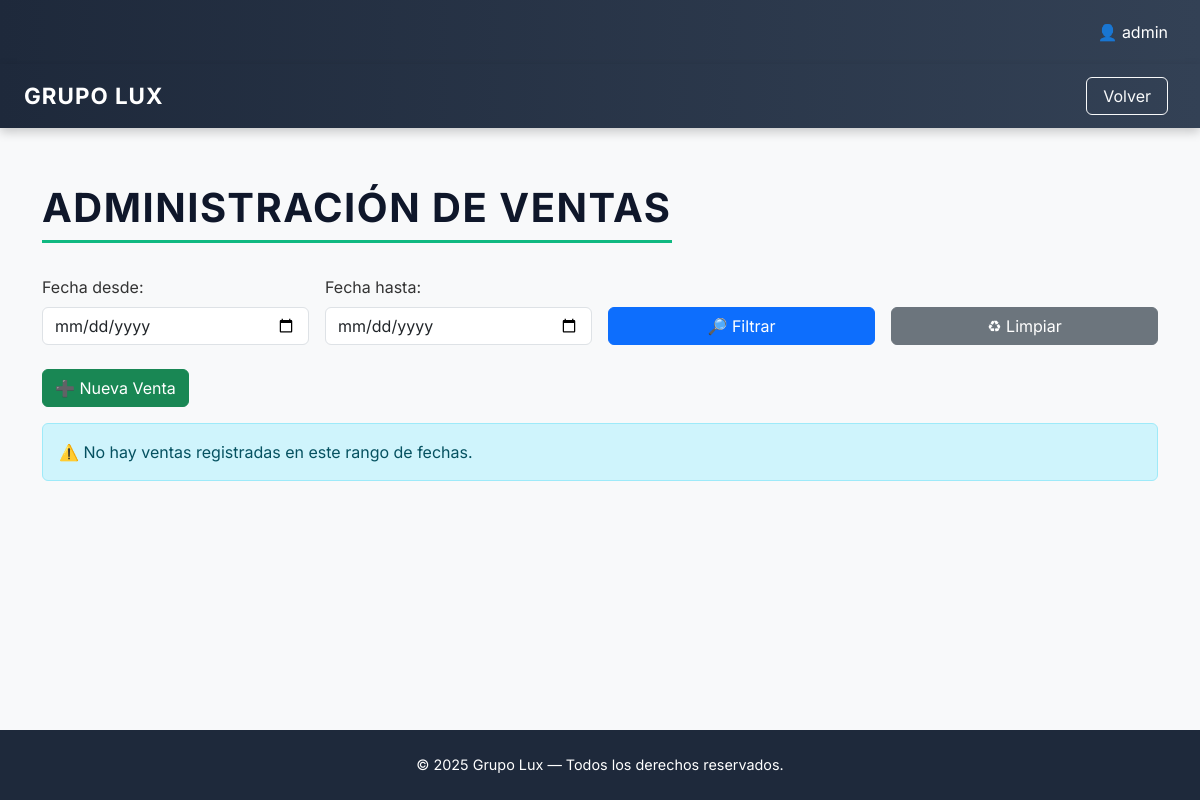
The app's page /farmacia/ventas/ventas_listar.php (signed in), older data.
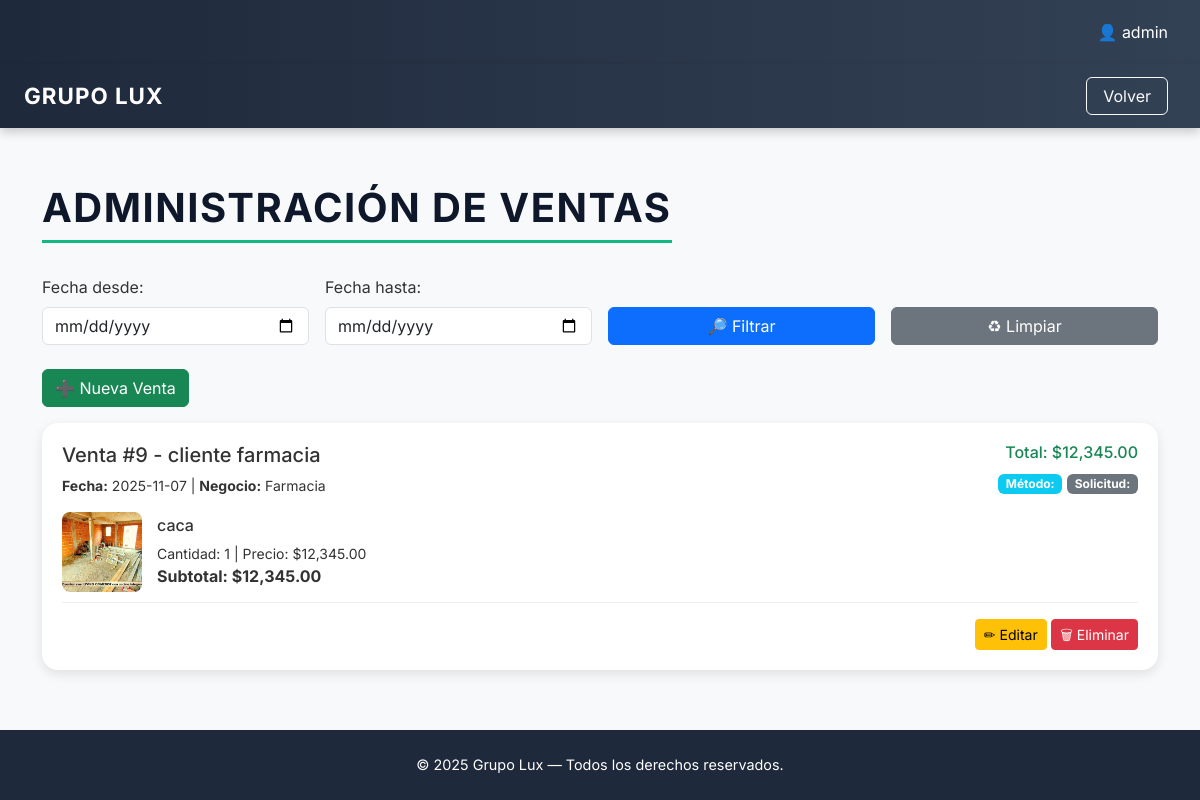
The same page, newer data.
### tables this page shows
CREATE TABLE `ventas` (
  `id_venta` int(11) NOT NULL,
  `id_negocio` int(11) DEFAULT NULL,
  `id_usuario` int(11) DEFAULT NULL,
  `fecha` date DEFAULT NULL,
  `total` varchar(255) DEFAULT NULL,
  `metodo_pago` varchar(255) DEFAULT NULL,
  `solicitud` varchar(255) DEFAULT NULL
);

CREATE TABLE `negocios` (
  `id_negocio` int(11) NOT NULL,
  `nombre` varchar(255) DEFAULT NULL,
  `descripcion` text DEFAULT NULL
);

CREATE TABLE `ventas_detalle` (
  `id_detalle` int(11) NOT NULL,
  `id_venta` int(11) NOT NULL,
  `id_producto` int(11) NOT NULL,
  `cantidad` int(11) NOT NULL DEFAULT 1,
  `precio_unitario` decimal(10,2) NOT NULL,
  `subtotal` double NOT NULL DEFAULT 0
);

CREATE TABLE `productos` (
  `id_producto` int(11) NOT NULL,
  `id_negocio` int(11) DEFAULT NULL,
  `nombre` varchar(255) DEFAULT NULL,
  `descripcion` text DEFAULT NULL,
  `precio` varchar(255) DEFAULT NULL,
  `stock` int(11) DEFAULT NULL,
  `categoria` varchar(255) DEFAULT NULL
);

### farmacia/ventas/ventas_listar.php (the view, shortened to what the changed rows need)
<?php
include("../../backend/conexion.php");
function resolveImageUrl($ruta) {
    if (preg_match('#^(https?:)?//#i', $ruta) || stripos($ruta, 'http') === 0) return $ruta;
    return 'https://via.placeholder.com/80';
}
$id_negocio = 3;
$sql = "SELECT v.id_venta, v.fecha, v.total, v.metodo_pago, v.solicitud,
               n.nombre AS negocio,
               CONCAT(u.nombre, ' ', u.apellido) AS usuario
        FROM ventas v
        LEFT JOIN negocios n ON v.id_negocio = n.id_negocio
        LEFT JOIN usuarios u ON v.id_usuario = u.id_usuario
        WHERE v.id_negocio = ?";
$params = [$id_negocio];
$types  = "i";
$sql .= " ORDER BY v.fecha DESC";
$stmtMain = $conn->prepare($sql);
if (!empty($params)) {
    $bindNames = [];
    $bindNames[] = $types;
    for ($i = 0; $i < count($params); $i++) {
        $bindNames[] = &$params[$i];
    }
    call_user_func_array([$stmtMain, 'bind_param'], $bindNames);
}
$stmtMain->execute();
$ventas = $stmtMain->get_result();
?>
<!DOCTYPE html>
<html lang="es">
<head>
  <link href="https://cdn.jsdelivr.net/npm/bootstrap@5.3.3/dist/css/bootstrap.min.css" rel="stylesheet">
</head>
<body>
  <main>
    <div class="container py-4">
      <h1 class="dashboard-title">Administración de Ventas</h1>
      <form method="get" class="row g-3 mb-4" id="filtrosForm">
        <div class="col-md-3">
        </div>
        <div class="col-md-3">
        </div>
        <div class="col-md-3 d-flex align-items-end">
        </div>
        <div class="col-md-3 d-flex align-items-end">
        </div>
      </form>
      <div class="mb-3">
        <a href="ventas_form.php" class="btn btn-success">➕ Nueva Venta</a>
      </div>
      <?php if ($ventas->num_rows > 0) { ?>
        <?php while ($venta = $ventas->fetch_assoc()) { ?>
          <div class="venta-card">
            <div class="d-flex justify-content-between mb-3">
              <div>
                <h5>Venta #<?= $venta['id_venta'] ?> - <?= htmlspecialchars($venta['usuario']) ?></h5>
                <small><b>Fecha:</b> <?= $venta['fecha'] ?> | <b>Negocio:</b> <?= htmlspecialchars($venta['negocio']) ?></small>
              </div>
              <div class="text-end">
                <h6 class="text-success">Total: $<?= number_format($venta['total'], 2) ?></h6>
                <span class="badge bg-info">Método: <?= htmlspecialchars($venta['metodo_pago']) ?></span>
                <span class="badge bg-secondary">Solicitud: <?= htmlspecialchars($venta['solicitud']) ?></span>
              </div>
            </div>
            <?php
            $sqlDetalle = "SELECT d.cantidad, d.precio_unitario, p.nombre,
                                (SELECT ruta FROM productos_imagenes WHERE id_producto = p.id_producto ORDER BY id_imagen ASC LIMIT 1) AS imagen
                         FROM ventas_detalle d
                         INNER JOIN productos p ON d.id_producto = p.id_producto
                         WHERE d.id_venta = ?";
            $stmt = $conn->prepare($sqlDetalle);
            $stmt->bind_param("i", $venta['id_venta']);
            $stmt->execute();
            $detalle = $stmt->get_result();
            ?>
            <?php while ($prod = $detalle->fetch_assoc()) {
              $imgSrc = resolveImageUrl($prod['imagen']);
            ?>
              <div class="producto-item">
                <img src="<?= htmlspecialchars($imgSrc) ?>" alt="Producto">
                <div>
                  <h6><?= htmlspecialchars($prod['nombre']) ?></h6>
                  <small>Cantidad: <?= (int)$prod['cantidad'] ?> | Precio: $<?= number_format($prod['precio_unitario'], 2) ?></small><br>
                  <?php $subtotal = $prod['cantidad'] * $prod['precio_unitario']; ?>
                  <b>Subtotal: $<?= number_format($subtotal, 2) ?></b>
                </div>
              </div>
            <?php } ?>
            <div class="mt-3 text-end">
              <a href="ventas_form.php?id=<?= $venta['id_venta'] ?>" class="btn btn-sm btn-warning">✏ Editar</a>
              <a href="ventas_borrar.php?id=<?= $venta['id_venta'] ?>" class="btn btn-sm btn-danger" onclick="return confirm('¿Eliminar esta venta?')">🗑 Eliminar</a>
            </div>
          </div>
        <?php } ?>
      <?php } else { ?>
        <div class="alert alert-info">⚠️ No hay ventas registradas en este rango de fechas.</div>
      <?php } ?>
    </div>
  </main>
</body>
</html>

Row changes from the older to the newer data that the page shows:
added ventas: id_venta "9", usuario "cliente farmacia", fecha "2025-11-07", id_negocio.nombre "Farmacia", total "12,345.00"
added ventas_detalle: id_producto.nombre "caca", cantidad "1", precio_unitario "12,345.00", subtotal "12,345.00"
Text that changed along with them:
text no longer shown: "⚠️ No hay ventas registradas en este rango de fechas."
